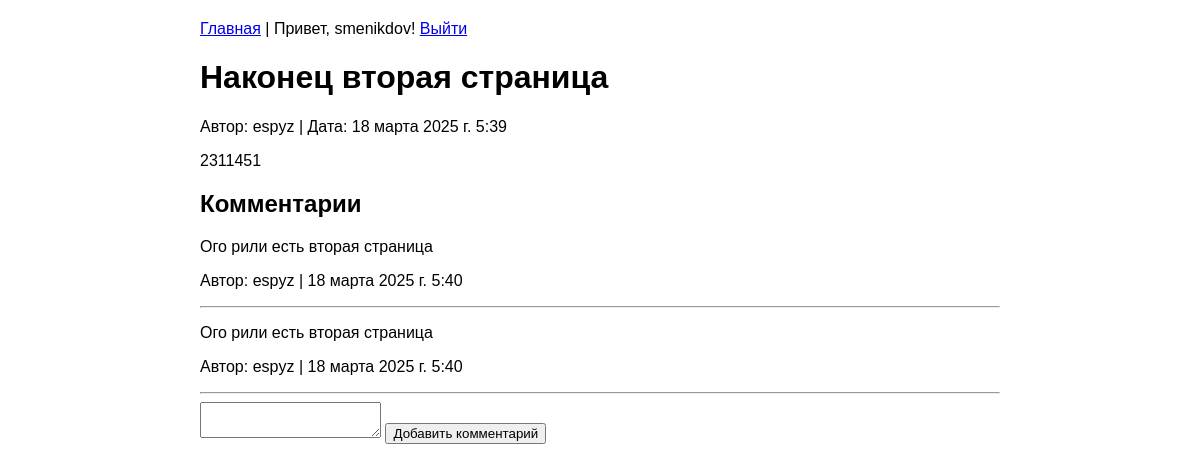
/post/6/ (signed in), run on the app's committed database.
### blog/models.py (models this page shows, shortened)
class Post(models.Model):
    title = models.CharField(max_length=200)
    content = models.TextField()
    created_at = models.DateTimeField(auto_now_add=True)
    updated_at = models.DateTimeField(auto_now=True)
    author = models.ForeignKey(User, on_delete=models.CASCADE)

class Comment(models.Model):
    post = models.ForeignKey(Post, on_delete=models.CASCADE, related_name='comments')
    author = models.ForeignKey(User, on_delete=models.CASCADE)
    content = models.TextField()
    created_at = models.DateTimeField(auto_now_add=True)

### blog/views.py (the view, shortened to what this page needs)
# urls.py: path('post/<int:pk>/', views.post_detail, name='post_detail'),
@login_required
def post_detail(request, pk):
    post = get_object_or_404(Post, pk=pk)
    comments = post.comments.all()
    return render(request, 'blog/post_detail.html', {
        'post': post,
        'comments': comments
    })

### templates/blog/post_detail.html (shortened to what this page needs)
{% extends 'base.html' %}
{% block content %}
    <h1>{{ post.title }}</h1>
    <p>Автор: {{ post.author }} | Дата: {{ post.created_at }}</p>
    <p>{{ post.content }}</p>
    <h2>Комментарии</h2>
    {% for comment in comments %}
        <div>
            <p>{{ comment.content }}</p>
            <p>Автор: {{ comment.author }} | {{ comment.created_at }}</p>
        </div>
        <hr>
    {% empty %}
        <p>Комментариев пока нет</p>
    {% endfor %}
    <form method="post">
        <textarea name="content" required></textarea>
        <button type="submit">Добавить комментарий</button>
    </form>
{% endblock %}

### templates/base.html (shortened to what this page needs)
<!DOCTYPE html>
<html lang="ru">
<head>
</head>
<body>
    <div class="container">
        <div class="nav">
            <a href="{% url 'post_list' %}">Главная</a>
            {% if user.is_authenticated %}
                | Привет, {{ user.username }}!
                <a href="{% url 'logout' %}">Выйти</a>
            {% else %}
                | <a href="{% url 'login' %}">Войти</a>
                | <a href="{% url 'register' %}">Регистрация</a>
            {% endif %}
        </div>
        {% block content %}{% endblock %}
    </div>
</body>
</html>

### templates/base.html (style rules this page uses)
body { font-family: Arial, sans-serif; margin: 0; padding: 20px; }
.container { max-width: 800px; margin: 0 auto; }
.nav { margin-bottom: 20px; }

### data on the page
Post: title "Наконец вторая страница", author "espyz", created_at "18 марта 2025 г. 5:39", content "2311451"
Comment: content "Ого рили есть вторая страница", author "espyz", created_at "18 марта 2025 г. 5:40"
Comment: content "Ого рили есть вторая страница", author "espyz", created_at "18 марта 2025 г. 5:40"

### other printed values
{{ user.username }} "smenikdov"
